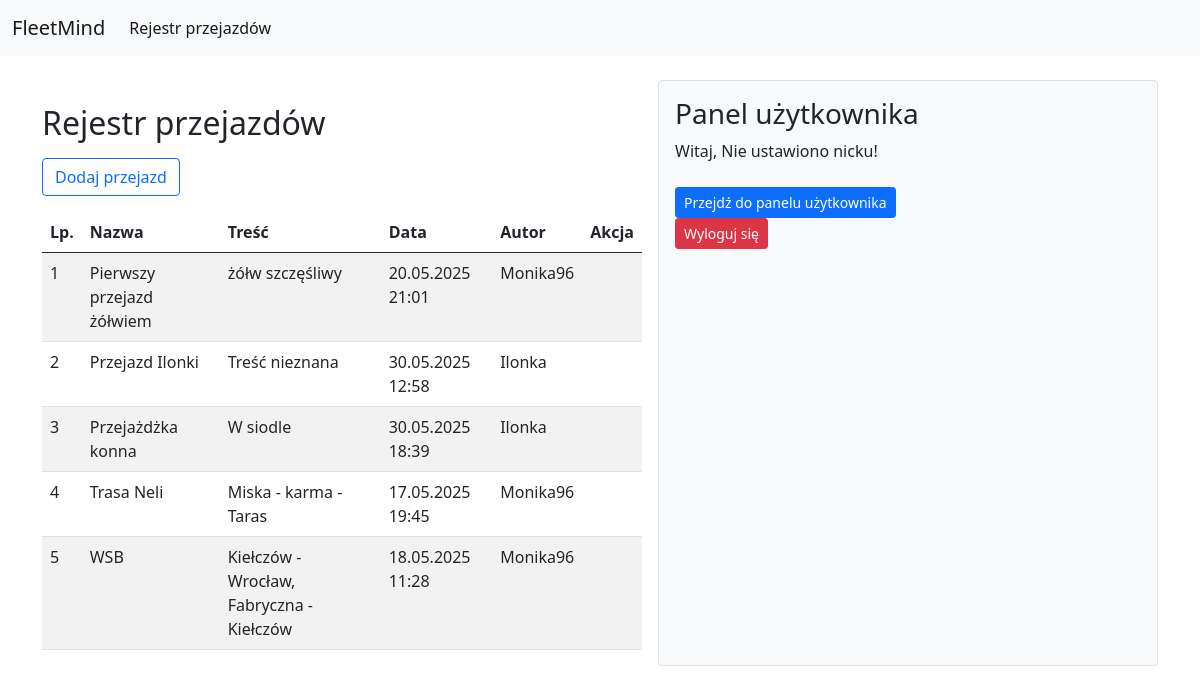
The app's page /posts/ (signed in) with its own data.
### Fleet/models.py (models this page shows, shortened)
class Post(models.Model):
    title = models.CharField(
        max_length=200,
        help_text="Tytuł posta (maks. 200 znaków)"
    )
    content = models.TextField(
        help_text="Treść posta"
    )
    create_at = models.DateTimeField(
        auto_now_add=True,
        help_text="Data i czas utworzenia posta (ustawiane automatycznie)"
    )
    author = models.ForeignKey(
        User,
        on_delete=models.CASCADE,
        help_text="Autor posta (odniesienie do modelu User)"
    )
    distance = models.FloatField(
        blank=True,
        null=True,
        help_text="Dystans (np. w kilometrach); pole opcjonalne"
    )
    start_location = models.CharField(
        max_length=255,
        blank=True,
        null=True,
        help_text="Punkt początkowy podróży; pole opcjonalne"
    )
    end_location = models.CharField(
        max_length=255,
        blank=True,
        null=True,
        help_text="Punkt końcowy podróży; pole opcjonalne"
    )
    travel_time = models.DurationField(
        blank=True,
        null=True,
        help_text="Czas podróży; pole opcjonalne"
    )
    vehicle = models.CharField(
        max_length=100,
        blank=True,
        null=True,
        help_text="Informacja o pojeździe; pole opcjonalne"
    )

class Profile(models.Model):
    user = models.OneToOneField(User, on_delete=models.CASCADE)
    display_name = models.CharField(max_length=50, blank=True, null=True)

### Fleet/views/post_views.py (the view)
# urls.py: path('posts/', post_list, name='post_list'),
@login_required
def post_list(request):
    sort_field = request.GET.get('sort', 'title')
    direction = request.GET.get('direction', 'asc')
    order_prefix = '' if direction == 'asc' else '-'
    posts = Post.objects.all().order_by(order_prefix + sort_field)
    for post in posts:
        post.show_details = post.author == request.user
    return render(request, 'Fleet/post_list.html', {
        'posts': posts,
        'current_sort': sort_field,
        'current_direction': direction,
    })

### Fleet/templates/Fleet/post_list.html (shortened to what this page needs)
{% extends "Fleet/base.html" %}
{% load static %}
{% block content %}
<div class="mt-4">
  <h2 class="mb-3">Rejestr przejazdów</h2>
  <a class="btn btn-outline-primary mb-3" href="{% url 'create_post' %}">Dodaj przejazd</a>
  <table id="ridesTable" class="table table-striped table-hover">
    <thead>
      <tr>
        <th>Lp.</th>
        <th>Nazwa</th>
        <th>Treść</th>
        <th>Data</th>
        <th>Autor</th>
        <th>Akcja</th>
      </tr>
    </thead>
    <tbody>
      {% for post in posts %}
      <tr id="post-{{ post.id }}">
        <td>{{ forloop.counter }}</td>
        <td>{{ post.title }}</td>
        <td>{{ post.content }}</td>
        <td>{{ post.create_at|date:"d.m.Y H:i" }}</td>
        <td>{{ post.author.profile.display_name }}</td>
        <td>
        </td>
      </tr>
      {% empty %}
      <tr>
        <td colspan="6" class="text-center">Brak przejazdów.</td>
      </tr>
      {% endfor %}
    </tbody>
  </table>
</div>
{% endblock %}

### Fleet/templates/Fleet/base.html (shortened to what this page needs)
<!doctype html>
<html lang="pl">
{% load static %}
  <head>
    <link href="https://cdnjs.cloudflare.com/ajax/libs/bootstrap/5.0.2/css/bootstrap.min.css" rel="stylesheet">
    <link rel="stylesheet" href="https://cdn.datatables.net/1.13.4/css/jquery.dataTables.min.css" />
    <link rel="stylesheet" type="text/css" href="{% static 'css/style.css' %}">
    <link rel="stylesheet" href="https://cdn.jsdelivr.net/npm/bootstrap-icons/font/bootstrap-icons.css">
  </head>
  <body>
    <nav class="navbar navbar-expand-lg navbar-light bg-light">
      <div class="container-fluid">
        <a class="navbar-brand" href="{% url 'post_list' %}">FleetMind</a>
        <div class="collapse navbar-collapse" id="navbarNavDropdown">
          <ul class="navbar-nav">
            <li class="nav-item">
              <a class="nav-link active" aria-current="page" href="{% url 'post_list' %}">Rejestr przejazdów</a>
            </li>
          </ul>
        </div>
      </div>
    </nav>
    <div class="container d-flex mt-4">
      <div class="main-content flex-grow-1">
        {% block content %}{% endblock %}
      </div>
      {% block sidebar %}
      <div class="user-panel ms-3 p-3 bg-light border rounded" style="width: 250px;">
        {% if user.is_authenticated %}
          <h3>Panel użytkownika</h3>
          <p>Witaj, {{ user.profile.display_name|default:"Nie ustawiono nicku" }}!</p>
          <a href="{% url 'user_panel' %}" class="btn btn-primary btn-sm mt-2">Przejdź do panelu użytkownika</a>
          <form method="post" action="{% url 'logout' %}">
            <button type="submit" class="btn btn-danger btn-sm">Wyloguj się</button>
          </form>
        {% else %}
          <p><a href="{% url 'login' %}" class="btn btn-success">Zaloguj się</a></p>
        {% endif %}
      </div>
      {% endblock %}
    </div>
  </body>
</html>

### Fleet/static/css/style.css (style rules this page uses)
.container { display: flex; justify-content: space-between; }
.main-content { flex: 3; }
.user-panel { flex: 1; padding: 20px; background-color: #f8f9fa; border-left: 2px solid #ddd; min-width: 250px; }
.table { width: 100%; min-width: 600px; }

### records on screen
Post: title "Pierwszy przejazd żółwiem", content "żółw szczęśliwy", create_at "20.05.2025 21:01", author.profile.display_name "Monika96"
Post: title "Przejazd Ilonki", content "Treść nieznana", create_at "30.05.2025 12:58", author.profile.display_name "Ilonka"
Post: title "Przejażdżka konna", content "W siodle", create_at "30.05.2025 18:39", author.profile.display_name "Ilonka"
Post: title "Trasa Neli", content "Miska - karma - Taras", create_at "17.05.2025 19:45", author.profile.display_name "Monika96"
Post: title "WSB", content "Kiełczów - Wrocław, Fabryczna - Kiełczów", create_at "18.05.2025 11:28", author.profile.display_name "Monika96"

### other values on screen
{{ user.profile.display_name|default:"Nie ustawiono nicku" }} "Nie ustawiono nicku"
